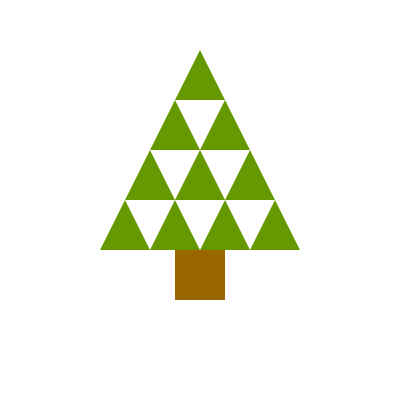
Frame 1 (no input)
Frame 60 (no input): identical to frame 1, image omitted
Frame 120 (the mouse pressed at the canvas centre since frame 60): identical to frame 1, image omitted

The p5.js sketch that drew this single still picture (run headless with seeded random() and noise() and a simulated clock; from frame 60 on, the mouse is pressed at the canvas centre):

// p5.js sketch
// ── sketch.js
// http://coursescript.com/notes/interactivecomputing/drawing/tree/

function setup() 
{
  // set canvas size
  createCanvas(400, 400); 
}
 
function draw() 
{
  // set background color to white
  background(255);
 
  // turn off the stroke
  noStroke();
 
  // green fill
  fill(102, 153, 0);
 
  // row 1 triangle
  triangle(200, 50, 175, 100, 225, 100);
 
  // row 2 triangles
  triangle(175, 100, 150, 150, 200, 150);
  triangle(225, 100, 200, 150, 250, 150);
 
  // row 3 triangles
  triangle(150, 150, 125, 200, 175, 200);
  triangle(200, 150, 175, 200, 225, 200);
  triangle(250, 150, 225, 200, 275, 200);
 
  // row 4 triangles
  triangle(125, 200, 100, 250, 150, 250);
  triangle(175, 200, 150, 250, 200, 250);
  triangle(225, 200, 200, 250, 250, 250);
  triangle(275, 200, 250, 250, 300, 250);
 
  // tree base square
  rectMode(CORNER);
  fill(153, 102, 0);
  rect(175, 250, 50, 50);
}
    
